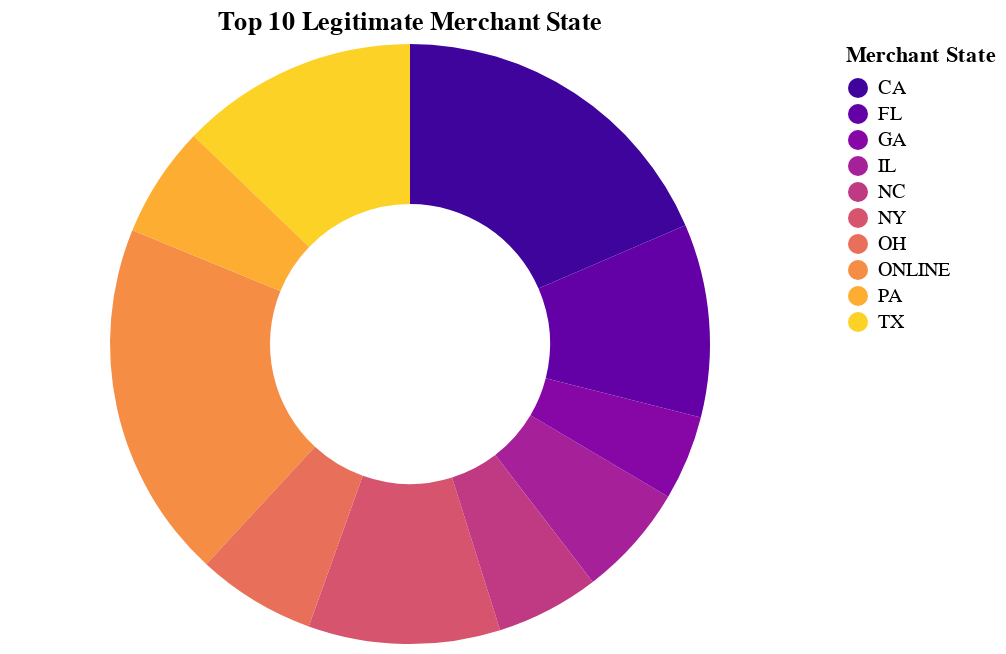

The notebook cell saved with this chart:
### Markdown cell above
As we can see, cards are used online more frequently for fraudulent transactions than for legitimate ones, where swipe transactions are more common.

Now let's see if the locations vary between legitimate and fraudulent transactions with the following top_10_merchant_state_chart and top_10_merchant_city_chart functions.

### Code cell
def top_10_merchant_state_chart(data_df: DataFrame, source: str) -> Chart:
    data_df = data_df.top_k(10, by="Count")
    return alt.Chart(
        data_df,
        title=f"Top 10 {source} Merchant State").mark_arc(innerRadius=70).encode(
        color=alt.Color("Merchant State", title="Merchant State", type="nominal",
                    sort='ascending',
                    scale=alt.Scale(scheme='plasma')),
        theta="Count"
    ).properties(width=400)

def top_10_merchant_city_chart(data_df: DataFrame, source: str) -> Chart:
    data_df = data_df.top_k(10, by="Count")
    return alt.Chart(
        data_df,
        title=f"Top 10 {source} Merchant City").mark_arc(innerRadius=70).encode(
        color=alt.Color("Merchant City", title="Merchant State", type="nominal",
                    sort='ascending',
                    scale=alt.Scale(scheme='plasma')),
        theta="Count"
    ).properties(width=400)

legit_state = new_data_df.select(
    pl.col("Merchant State"), pl.col("Is Fraud?")).filter(pl.col("Is Fraud?") == 0
    ).group_by("Merchant State").agg(
        pl.col("Is Fraud?").count().alias("Count")
    )
legit_city = new_data_df.select(
    pl.col("Merchant City"), pl.col("Is Fraud?")).filter(pl.col("Is Fraud?") == 0
    ).group_by("Merchant City").agg(
        pl.col("Is Fraud?").count().alias("Count")
    )
fraud_state = new_data_df.select(
    pl.col("Merchant State"), pl.col("Is Fraud?")).filter(pl.col("Is Fraud?") == 1
    ).group_by("Merchant State").agg(
        pl.col("Is Fraud?").count().alias("Count")
    )
fraud_city = new_data_df.select(
    pl.col("Merchant City"), pl.col("Is Fraud?")).filter(pl.col("Is Fraud?") == 1
    ).group_by("Merchant City").agg(
        pl.col("Is Fraud?").count().alias("Count")
    )
print(legit_state.sort("Count", descending=True))
top_10_merchant_state_chart(legit_state, "Legitimate")

### Figure 1 — Vega-Lite specification as saved in the notebook (floating-point values rounded to 4 significant figures)
{"config": {"view": {"continuousWidth": 300, "continuousHeight": 300}}, "data": {"name": "data-c4d4ba6a9fb850d9c6a05eeb63f6827e"}, "mark": {"type": "arc", "innerRadius": 70}, "encoding": {"color": {"field": "Merchant State", "scale": {"scheme": "plasma"}, "sort": "ascending", "title": "Merchant State", "type": "nominal"}, "theta": {"field": "Count", "type": "quantitative"}}, "title": "Top 10 Legitimate Merchant State", "width": 400, "$schema": "https://vega.github.io/schema/vega-lite/v5.16.3.json", "datasets": {"data-c4d4ba6a9fb850d9c6a05eeb63f6827e": [{"Merchant State": "ONLINE", "Count": 2702472}, {"Merchant State": "CA", "Count": 2591079}, {"Merchant State": "TX", "Count": 1792993}, {"Merchant State": "FL", "Count": 1458385}, {"Merchant State": "NY", "Count": 1446624}, {"Merchant State": "OH", "Count": 895092}, {"Merchant State": "IL", "Count": 849960}, {"Merchant State": "PA", "Count": 839503}, {"Merchant State": "NC", "Count": 779090}, {"Merchant State": "GA", "Count": 638784}]}}
